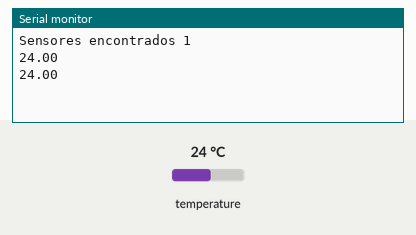
Simulated run of this sketch. Board: Arduino Uno, built with avr-gcc and run on an emulated ATmega328P. Parts: the last lines printed to the serial monitor. Inputs (shaded band) come from the test bench; at power-on: temperature 24 °C.

Above: at 3.3 s.
3.4 s: temperature set to 12 °C
At 5.5 s:
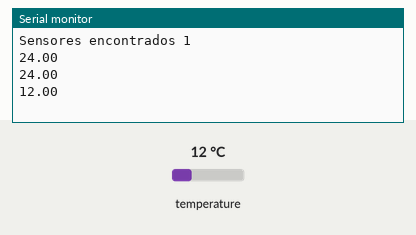
5.9 s: temperature set to 19 °C
At 7.0 s:
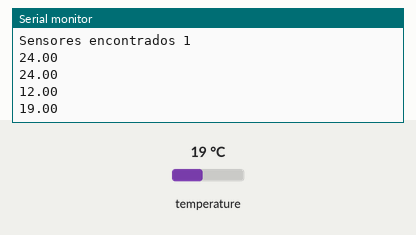
Timing chart, 0 to 8.9 s (numbered marks = the images above; inputs shaded):
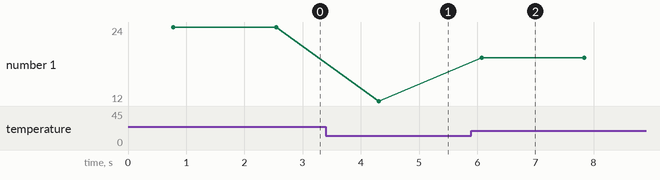

Measured:
- after the input at 3.4 s, the serial monitor: prints a new line after 0.91 s (image 1)
- after the input at 5.9 s, the serial monitor: prints a new line after 0.17 s (image 2)
- plotted number 1: 24 → 12 after the input at 3.4 s, 12 → 19 after the input at 5.9 s

The sketch:

mapping_logic.ino
```cpp
#include <OneWire.h>
#include <DallasTemperature.h>

#define ONE_WIRE_BUS 2

OneWire oneWire(ONE_WIRE_BUS);
DallasTemperature sensors(&oneWire);

void setup(void) {
    Serial.begin(9600); // inicializa el puerto de comunicacion
    sensors.begin();    // inicializa los 6 sensores
    Serial.print("Sensores encontrados ");
    Serial.println(sensors.getDeviceCount()); // imprime la cantidad de sensores encontrados=6
} // <- cerramos setup correctamente

void loop() {
    sensors.requestTemperatures(); // pide las lecturas de los 6 sensores

    for (int i = 0; i < sensors.getDeviceCount(); i++) {
        float temp = sensors.getTempCByIndex(i);
        Serial.print(temp);
        if (i < sensors.getDeviceCount() - 1) {
            Serial.print(","); // separa con coma
        }
    }
    Serial.println(); // salto de línea al final de la línea
    delay(1000); // Esperar 1 segundo entre lecturas
}
```
